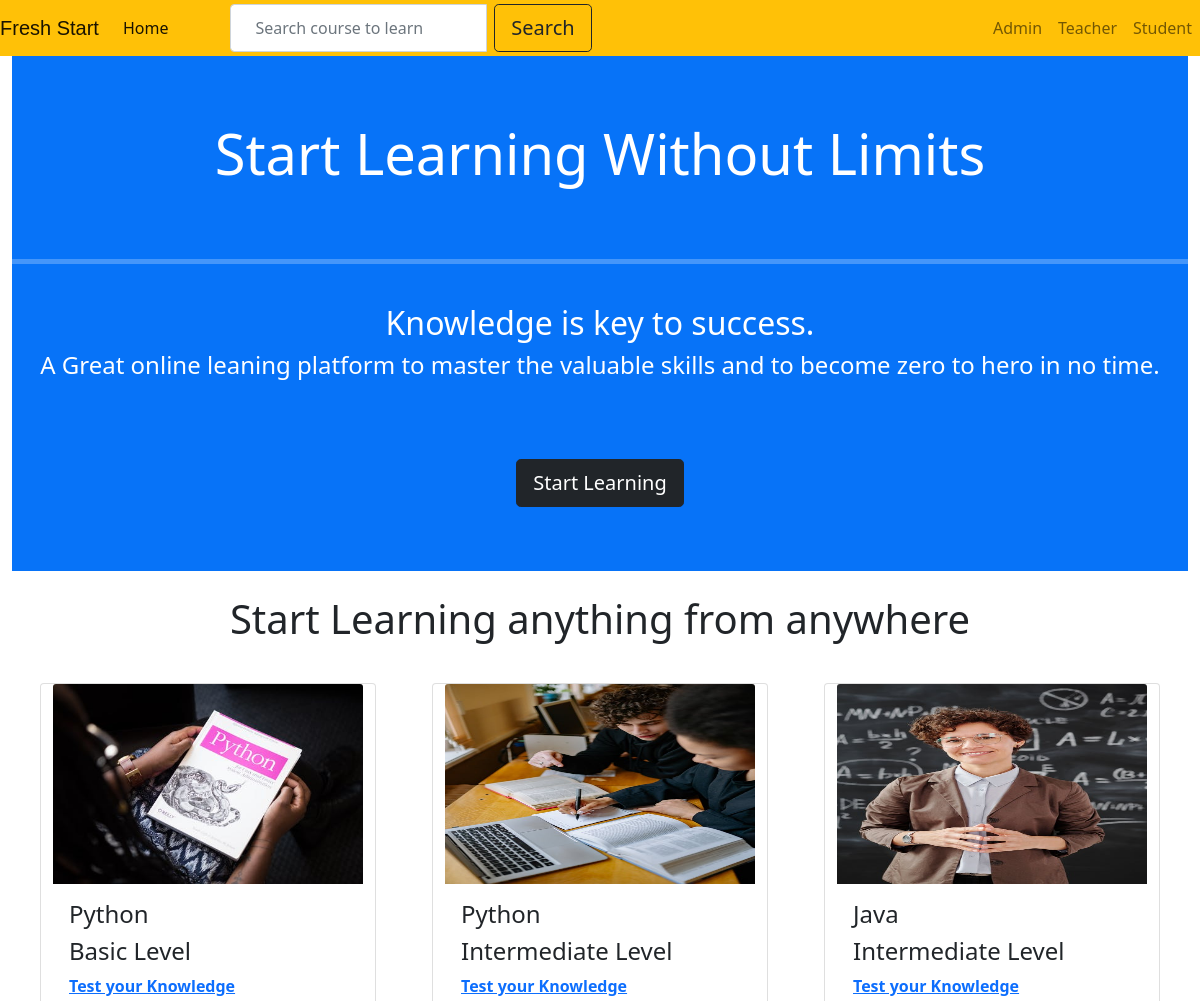
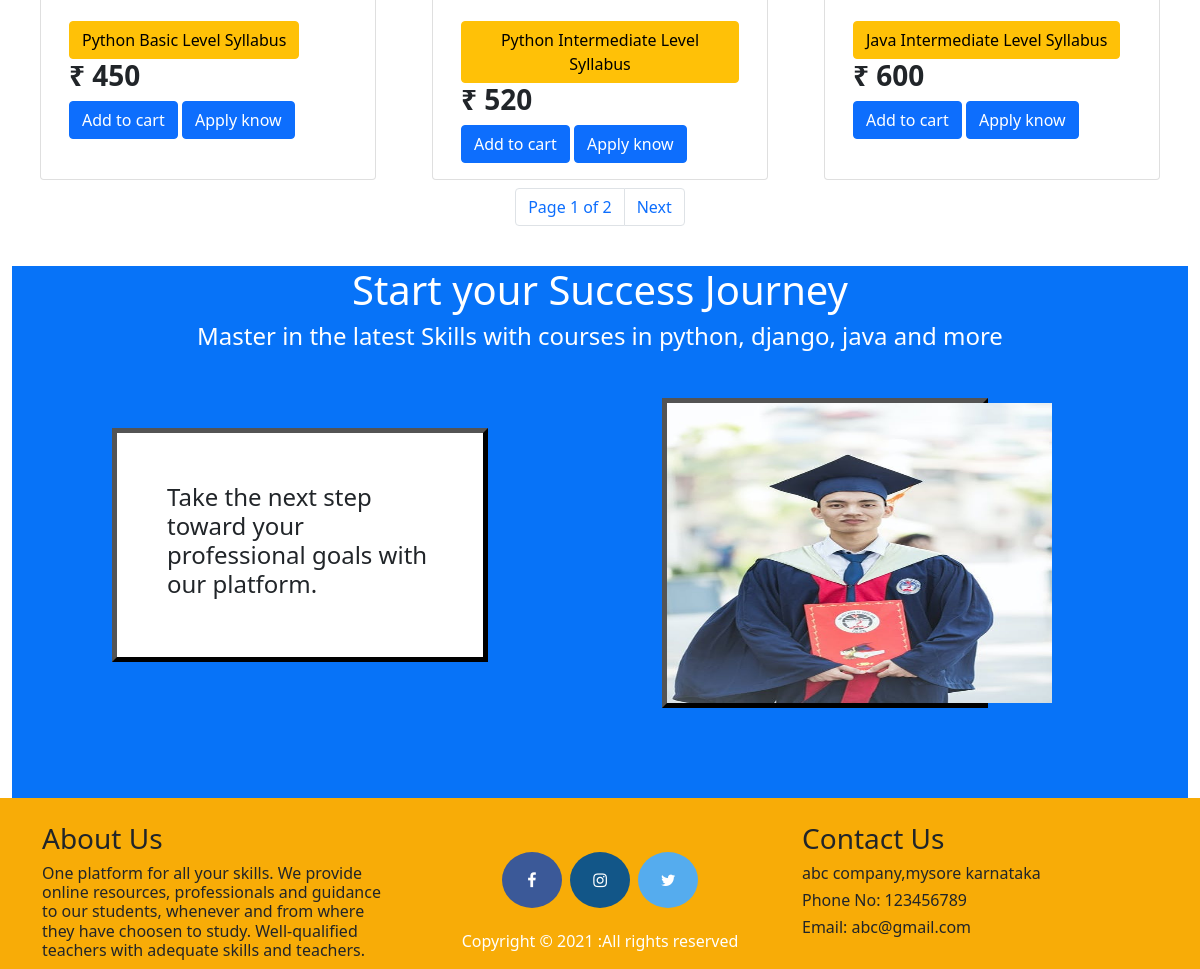
The page / on the database its author committed (2 pictures, top to bottom).
### management/models.py (models this page shows, shortened)
class Subject(models.Model):
    instructor = models.ForeignKey(User,on_delete=models.CASCADE)
    subect_id=models.CharField(max_length=100,unique=True)
    subject_name=models.CharField(max_length=100)
    slug = models.SlugField(null=True, blank=True)
    level=models.CharField(max_length=100)
    testlink=models.URLField(max_length=200,null=True,blank=True)
    subject_browser=models.CharField(max_length=2000)
    price=models.IntegerField(default=0)
    subject_image=models.ImageField(upload_to='sub_img/%Y/%m/%d')

### management/views.py (the view)
# urls.py: path('',views.home_view,name=''),
def home_view(request):
    if request.user.is_authenticated:
        return HttpResponseRedirect('afterlogin')
    if 's' in request.GET:
        s=request.GET['s']
        data=models.Subject.objects.filter(subject_name__icontains=s)
    else:
        data=models.Subject.objects.all()
    paginator=Paginator(data,3)
    page=request.GET.get('page')
    try:
        data=paginator.page(page)
    except PageNotAnInteger:
        data=paginator.page(1)
    except EmptyPage:
        data=paginator.page(paginator.num_pages)
    return render(request,'management/index.html',{'data':data,'page':page})

### management/templates/management/index.html (shortened to what this page needs)
{% extends 'base.html' %}
{% load static %}
{% block content %}
  {% include "management/navbar.html" %}
  <br>
  <br>
  <div class="jumbotron" style="margin-bottom: 0px;margin-top: 0px;">
    <br><br><br>
    <center><h1 style="color:white" class="display-4 glow">Start Learning Without Limits</h1></center>
    <br><br>
    <hr style="color:white;height: 5px;">
    <br>
    <center><h2 style="color:white">Knowledge is key to success.<h2></center>
    <center><h4 style="color:white">A Great online leaning platform to master the valuable skills and to become zero to hero in no time.</h4></center>
    <br><br><br>
    <p class="lead">
      <a class="btn btn-dark btn-lg" href="/studentsignup" role="button">Start Learning</a>
    </p>
    <br><br>
  </div>
  <br>
  {% include "management/card.html" %}
  <br>
  {% include "management/design.html" %}
  {% include "management/footer.html" %}
  {% endblock content %}

### templates/base.html (shortened to what this page needs)
{% load static %}
<!doctype html>
<html lang="en">
  <head>
    <link rel="stylesheet" type="text/css" href="{% static 'style.css' %}">
    <link href="https://cdn.jsdelivr.net/npm/bootstrap@5.0.2/dist/css/bootstrap.min.css" rel="stylesheet">
  </head>
  <body>
    {% block content %}
    {% endblock content %}
    <link rel="stylesheet" href="https://stackpath.bootstrapcdn.com/font-awesome/4.7.0/css/font-awesome.min.css">
  </body>
</html>

### management/templates/management/navbar.html (shortened to what this page needs)
{% extends 'base.html' %}
{% load static %}
{% block content %}
  <div class="bs-example">
    <nav class="navbar navbar-expand-md bg-warning navbar-light fixed-top">
      <a href="/" class="navbar-brand">Fresh Start</a>
      <div class="collapse navbar-collapse justify-content-between" id="navbarCollapse">
        <div class="navbar-nav">
          <a href="/" class="nav-item nav-link active">Home</a>
        </div>
        <div id="right">
        <form>
          <div class="input-group">
            <input name="s" type="text" placeholder="   Search course to learn   " class="form-control" />
            <div class="input-group-append">
              <button class="btn btn-outline-dark btn-lg">Search</button>
            </div>
          </div>
        </form>
      </div>
        <div class="navbar-nav">
          <a href="/adminclick" class="nav-item nav-link">Admin</a>
          <a href="/teacherclick" class="nav-item nav-link">Teacher</a>
          <a href="/studentclick" class="nav-item nav-link">Student</a>
          </div>
      </div>
    </nav>
  </div>
  {% endblock content %}

### management/templates/management/card.html (shortened to what this page needs)
{% extends 'base.html' %}
{% load static %}
{% block content %}
  <h1><center>Start Learning anything from anywhere</center></h1>
  <br>
  <div class="container-fluid">
  <div class="row mx-auto">
    {% for i in data %}
<div class="card mx-auto m-2" id="section1" style="width: 21rem;">
    <img src="{{i.subject_image.url}}" class="card-img-top" width="400" height="200" alt="...">
  <div class="card-body">
    <h4 class="card-title">{{i.subject_name}}</h4>
    <h4 class="card-title">{{i.level}}</h4>
    <a href="{{i.testlink}}" ><b>Test your Knowledge</b></a>
    <br><br>
    <a href='{% url "management:detail" i.subect_id %}'><button  class="btn btn-warning">{{i.subject_name}} {{i.level}} Syllabus</button></a>
    <br>
    <h3 class="card-text"><b>₹ {{i.price}}</b></h3>
    <a href="#" class="btn btn-primary">Add to cart</a>
    <a class="btn btn-primary btn-md" href="/studentsignup" role="button">Apply know</a>
  </div>
</div>
{% endfor %}
{% include 'management/pagination.html' with page=data %}
</div>
</div>
  {% endblock content %}

### management/templates/management/pagination.html (shortened to what this page needs)
{% extends 'base.html' %}
{% load static %}
{% block content %}
<nav aria-label="Page navigation example">
    <ul class="pagination justify-content-center">
    <li class="page-item"><a class="page-link" href="#">Page {{ page.number }} of {{ page.paginator.num_pages }} </a></li>
    {% if page.has_next %}
    <li class="page-item"><a class="page-link" href="?page={{page.next_page_number }}#section1">Next</a></li>
    {% endif %}
    </ul>
  </nav>
{% endblock content %}

### management/templates/management/design.html (shortened to what this page needs)
{% extends 'base.html' %}
{% load static %}
{% block content %}
<div class="jumbotron" style="margin-bottom: 0px;margin-top: 0px;">
<h1 style="color:white"><center>Start your Success Journey</center></h1>
<h4 style="color:white"><center>Master in the latest Skills with courses in python, django, java and more</center></h4>
<div class="row">
    <div class="col-6">
        <div class="mydivstyle1">
            <h4>Take the next step toward your professional goals with our platform.</h4>
        </div>
    </div>
    <div class="col-6">
        <div class="mydivstyle2">
            <center><img src="{% static 'images/img1.jpeg'  %}" width="385" height="300" alt="My image"></center>
        </div>
    </div>
</div>
</div>
{% endblock content %}

### management/templates/management/footer.html (shortened to what this page needs)
{% extends 'base.html' %}
{% load static %}
{% block content %}
<footer>
  <br>
    <div class="container">
      <div class="row">
      <div class="col-md-4">
      <div class="row">
            <h3>About Us</h3>
            <h6>One platform for all your skills. We provide online resources, professionals and guidance to our students, whenever and from where they have choosen to study. Well-qualified teachers with adequate skills and teachers.</h6>
        <br>
      </div>
      </div>
      <div class="col-md-4">
      <div class="row">
        <p>
          <a href="https://facebook.com/" class="fa fa-facebook"></a>
          <a href="https://instagram.com/" class="fa fa-instagram"></a>
          <a href="https://twitter.com/" class="fa fa-twitter"></a>
        </p>
          <div style="color:white" class="wow fadeInUp footer-copyright">
            <p>
              Copyright &copy; 2021 :All rights reserved </p>
          </div>
        <br>
      </div>
      </div>
      <div class="col-md-4">
        <div class="row">
          <h3>Contact Us</h3>
          <h6>abc company,mysore karnataka</h6>
          <h6>Phone No: 123456789</h6>
          <h6>Email: abc@gmail.com</h6>
          <br>
        </div>
    </div>
    </div>
</div>
</footer>
{% endblock content %}

### management/templates/management/index.html (style rules this page uses)
.jumbotron { margin-top: 0px; margin-bottom: 0px; background-color:#0773f8; background-size: cover; background-repeat: no-repeat; margin-top: 40px; margin-bottom: 90px; margin-right: 12px; margin-left: 12px; }
.jumbotron h1 { text-align: center; }
.glow { font-size: 70px; color: #ffffff; text-align: center; -webkit-animation: glow 1s ease-in-out infinite alternate; -moz-animation: glow 1s ease-in-out infinite alternate; animation: glow 1s ease-in-out infinite alternate; }

### management/templates/management/navbar.html (style rules this page uses)
.bs-example { margin: 0px; }
.navbar-brand { font-size: 20px; font-family: sans-serif; }
#right { position:absolute; left:230px; }

### management/templates/management/design.html (style rules this page uses)
.jumbotron { margin-top: 0px; margin-bottom: 0px; background-color:#0773f8; background-size: cover; background-repeat: no-repeat; margin-top: 40px; margin-bottom: 40px; margin-right: 12px; margin-left: 12px; }
.mydivstyle1 { padding: 50px; border: 5px outset black; margin-top: 70px; margin-bottom: 70px; margin-right: 100px; margin-left: 100px; background-color: white }
.mydivstyle2 { border: 5px outset black; margin-top: 40px; margin-bottom: 90px; margin-right: 200px; margin-left: 50px; }

### management/templates/management/footer.html (style rules this page uses)
footer { padding: 0px 0px 0px 0px; background-color: #f8ac07; margin: 0px; clear: both; }
.fa { padding: 20px; font-size: 23px; width: 60px; text-align: center; text-decoration: none; margin: 5px 2px; border-radius: 50%; }
.fa-facebook { background: #3B5998; color: white; margin-top: 30px; }
.fa-twitter { background: #55ACEE; color: white; }
.fa-instagram { background: #125688; color: white; }
p { text-align: center; }

### rows shown on the page
Subject: subject_image (picture), subject_name "Python", level "Basic Level", price "450"
Subject: subject_image (picture), subject_name "Python", level "Intermediate Level", price "520"
Subject: subject_image (picture), subject_name "Java", level "Intermediate Level", price "600"

### other values the page prints
{{ page.number }} "1"
{{ page.paginator.num_pages }} "2"
